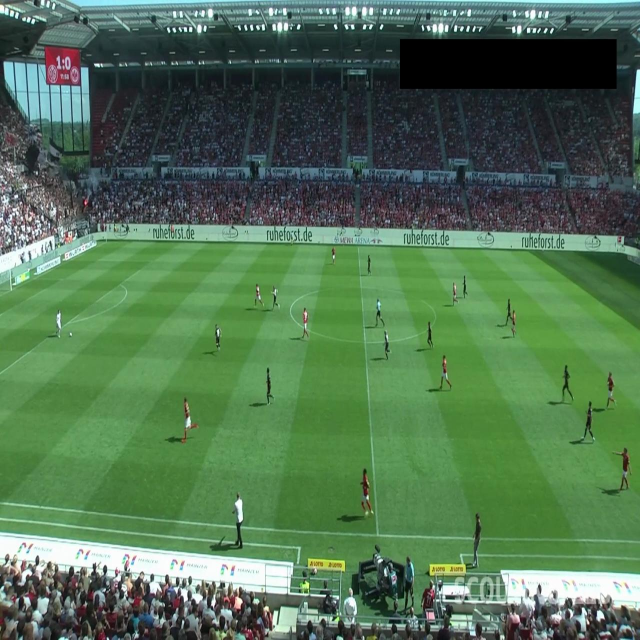
#> input picture training/football-players-detection-2/football-players-detection-2/test/images/40cd38_7_6_png.rf.dc7957fcce915bc48188f18a7b19455b.jpg, 1280 x 1280 px (shown at 1/2 size)
$ python -i camera_cut_detector.py   (imports and definitions only)
#> lines starting #> are read from the running program, lines starting #| are printed output that depends on the picture
"""
Camera Cut Detector

Detects abrupt camera angle changes in video footage.
This helps identify when tracking needs to be reset to avoid ID confusion.
"""

import cv2
import numpy as np

class CameraCutDetector:
    def __init__(self, threshold=0.5):
        """
        Initialize camera cut detector

        Args:
            threshold: Histogram difference threshold (0-1, default 0.5)
                      Higher = only detect more dramatic cuts
        """
        self.threshold = threshold
        self.cut_frames = []

    def calculate_histogram_difference(self, frame1, frame2):
        """
        Calculate histogram difference between two frames

        Args:
            frame1, frame2: Video frames

        Returns:
            Normalized difference score (0-1)
        """
        # Convert to HSV for better color comparison
        hsv1 = cv2.cvtColor(frame1, cv2.COLOR_BGR2HSV)
        hsv2 = cv2.cvtColor(frame2, cv2.COLOR_BGR2HSV)

        # Calculate histograms for each channel
        hist1_h = cv2.calcHist([hsv1], [0], None, [50], [0, 180])
        hist1_s = cv2.calcHist([hsv1], [1], None, [60], [0, 256])
        hist1_v = cv2.calcHist([hsv1], [2], None, [60], [0, 256])

        hist2_h = cv2.calcHist([hsv2], [0], None, [50], [0, 180])
        hist2_s = cv2.calcHist([hsv2], [1], None, [60], [0, 256])
        hist2_v = cv2.calcHist([hsv2], [2], None, [60], [0, 256])

        # Normalize histograms
        cv2.normalize(hist1_h, hist1_h, 0, 1, cv2.NORM_MINMAX)
        cv2.normalize(hist1_s, hist1_s, 0, 1, cv2.NORM_MINMAX)
        cv2.normalize(hist1_v, hist1_v, 0, 1, cv2.NORM_MINMAX)
        cv2.normalize(hist2_h, hist2_h, 0, 1, cv2.NORM_MINMAX)
        cv2.normalize(hist2_s, hist2_s, 0, 1, cv2.NORM_MINMAX)
        cv2.normalize(hist2_v, hist2_v, 0, 1, cv2.NORM_MINMAX)

        # Compare histograms using Chi-Square
        diff_h = cv2.compareHist(hist1_h, hist2_h, cv2.HISTCMP_CHISQR)
        diff_s = cv2.compareHist(hist1_s, hist2_s, cv2.HISTCMP_CHISQR)
        diff_v = cv2.compareHist(hist1_v, hist2_v, cv2.HISTCMP_CHISQR)

        # Average and normalize
        avg_diff = (diff_h + diff_s + diff_v) / 3.0

        # Normalize to 0-1 range (empirically determined max value ~100)
        normalized_diff = min(avg_diff / 100.0, 1.0)

        return normalized_diff

    def detect_cuts(self, frames):
        """
        Detect camera cuts in a sequence of frames

        Args:
            frames: List of video frames

        Returns:
            List of frame indices where cuts occur
        """
        self.cut_frames = []

        for i in range(1, len(frames)):
            diff = self.calculate_histogram_difference(frames[i-1], frames[i])

            if diff > self.threshold:
                self.cut_frames.append(i)
                print(f"Camera cut detected at frame {i} (diff: {diff:.3f})")

        return self.cut_frames

    def is_cut_frame(self, frame_num):
        """
        Check if a frame is a camera cut

        Args:
            frame_num: Frame index

        Returns:
            True if frame is a cut frame
        """
        return frame_num in self.cut_frames

    def get_cut_segments(self, total_frames):
        """
        Get video segments separated by cuts

        Args:
            total_frames: Total number of frames in video

        Returns:
            List of (start_frame, end_frame) tuples for each segment
        """
        segments = []
        start = 0

        for cut_frame in self.cut_frames:
            segments.append((start, cut_frame - 1))
            start = cut_frame

        # Add final segment
        segments.append((start, total_frames - 1))

        return segments

>>> import cv2
>>> picture = cv2.imread('../training/football-players-detection-2/football-players-detection-2/test/images/40cd38_7_6_png.rf.dc7957fcce915bc48188f18a7b19455b.jpg', cv2.IMREAD_GRAYSCALE)
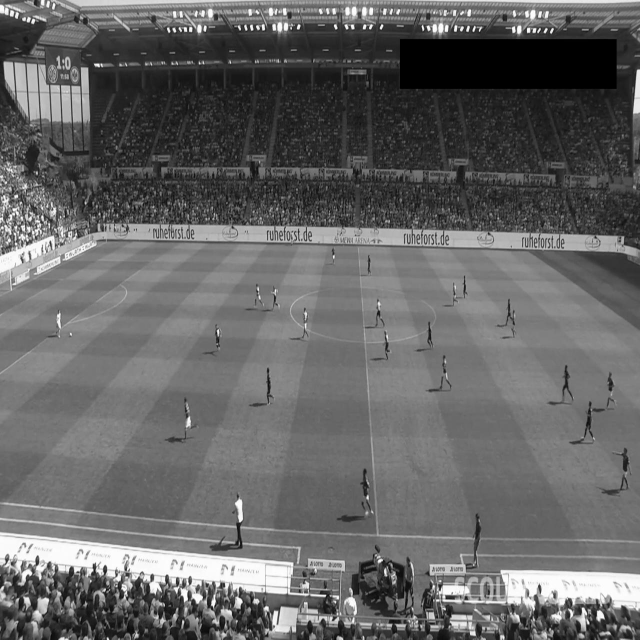
#> picture: shape (1280, 1280) (shown at 1/2 size); min 0, max 255, mean 101.4
>>> result = CameraCutDetector().detect_cuts(picture)
#> the loop in detect_cuts, `for i in range(1, len(frames)):` made 1 pass
#> after the loop in detect_cuts, `for i in range(1, len(frames)):`: self.cut_frames = []
#> (the run stopped early here; a loop or call above may not have finished)

$ run again, on training/football-players-detection-2/football-players-detection-2/test/images/42ba34_1_5_png.rf.927d602c034ce2997f58f62a7c1245ba.jpg
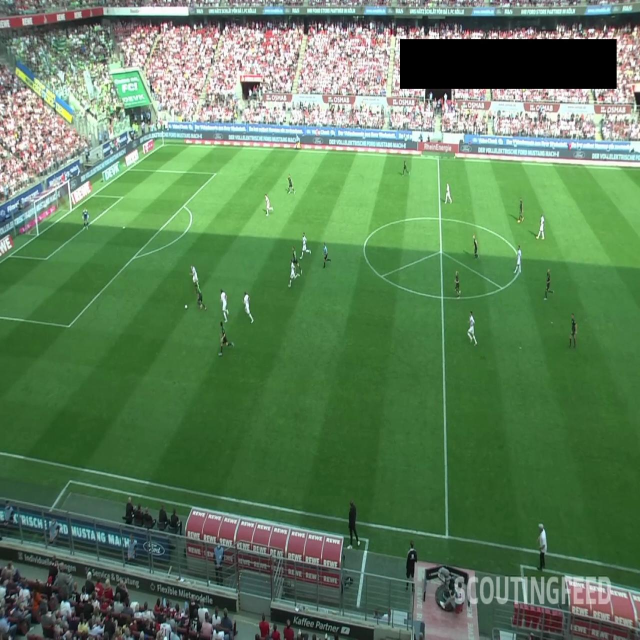
#> input picture training/football-players-detection-2/football-players-detection-2/test/images/42ba34_1_5_png.rf.927d602c034ce2997f58f62a7c1245ba.jpg, 1280 x 1280 px (shown at 1/2 size)
#> `picture = cv2.imread('../training/football-players-detection-2/footbal..`:
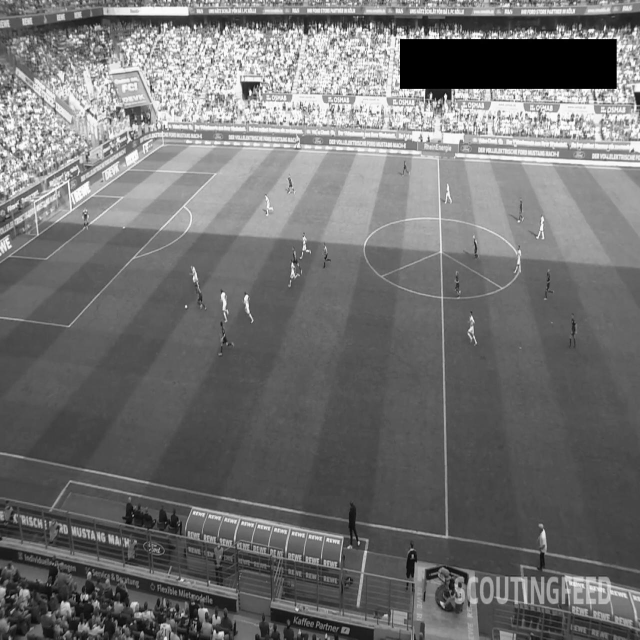
#> picture: shape (1280, 1280) (shown at 1/2 size); min 0, max 255, mean 113
#> the loop in detect_cuts, `for i in range(1, len(frames)):` made 1 pass
#> after the loop in detect_cuts, `for i in range(1, len(frames)):`: self.cut_frames = []

$ run again, on training/football-players-detection-2/football-players-detection-2/test/images/42ba34_5_5_png.rf.f691b18c36a92663c7241c99d4202bcc.jpg
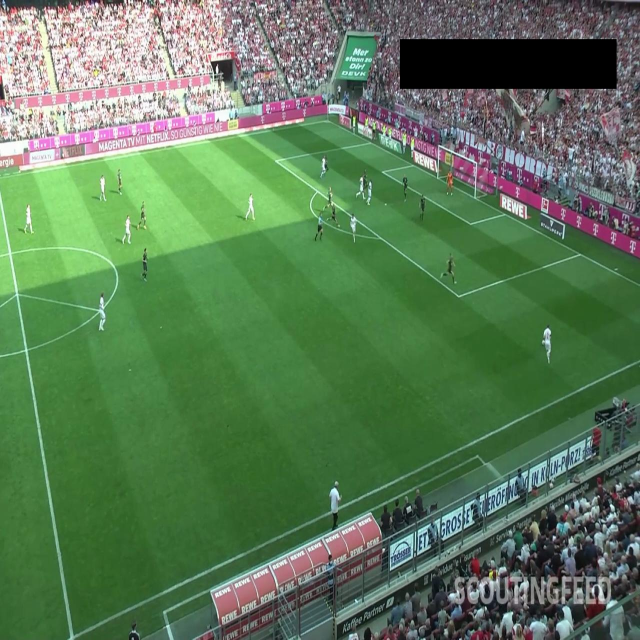
#> input picture training/football-players-detection-2/football-players-detection-2/test/images/42ba34_5_5_png.rf.f691b18c36a92663c7241c99d4202bcc.jpg, 1280 x 1280 px (shown at 1/2 size)
#> `picture = cv2.imread('../training/football-players-detection-2/footbal..`:
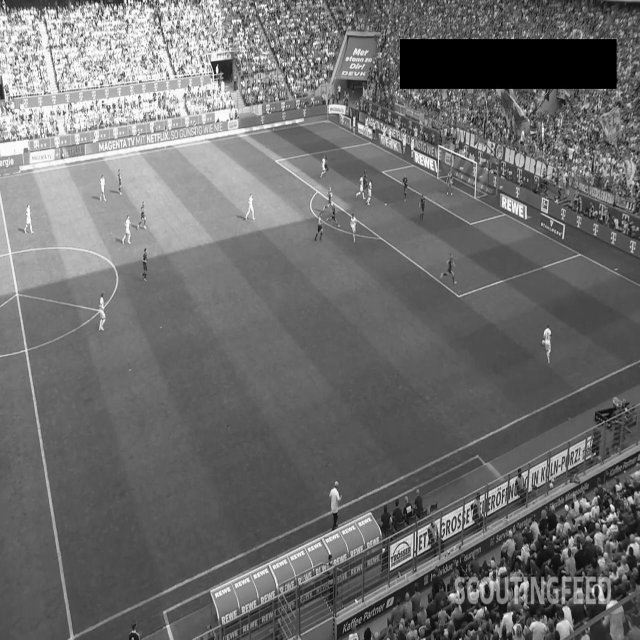
#> picture: shape (1280, 1280) (shown at 1/2 size); min 0, max 255, mean 109.5
#> the loop in detect_cuts, `for i in range(1, len(frames)):` made 1 pass
#> after the loop in detect_cuts, `for i in range(1, len(frames)):`: self.cut_frames = []

$ run again, on training/football-players-detection-2/football-players-detection-2/test/images/4b770a_1_4_png.rf.8a0f6be9776a652d40938181f60b3a6c.jpg
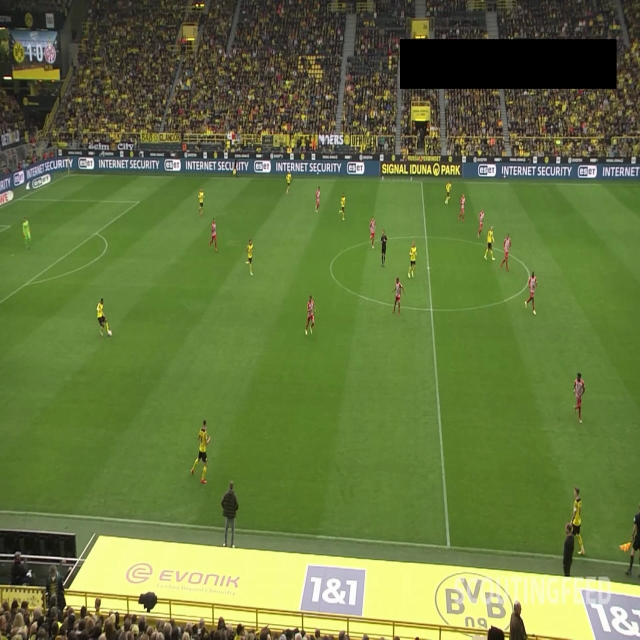
#> input picture training/football-players-detection-2/football-players-detection-2/test/images/4b770a_1_4_png.rf.8a0f6be9776a652d40938181f60b3a6c.jpg, 1280 x 1280 px (shown at 1/2 size)
#> `picture = cv2.imread('../training/football-players-detection-2/footbal..`:
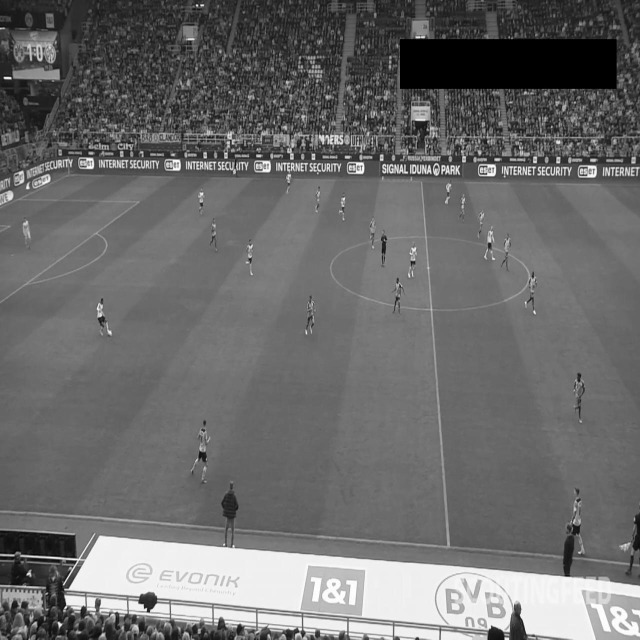
#> picture: shape (1280, 1280) (shown at 1/2 size); min 0, max 255, mean 107.5
#> the loop in detect_cuts, `for i in range(1, len(frames)):` made 1 pass
#> after the loop in detect_cuts, `for i in range(1, len(frames)):`: self.cut_frames = []
